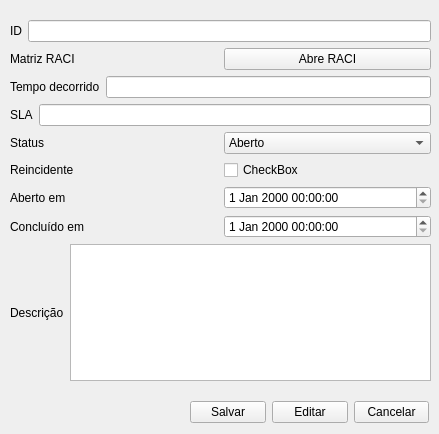
<?xml version="1.0" encoding="UTF-8"?>
<ui version="4.0">
 <class>cadastrochamado</class>
 <widget class="QWidget" name="cadastrochamado">
  <property name="geometry">
   <rect>
    <x>0</x>
    <y>0</y>
    <width>439</width>
    <height>434</height>
   </rect>
  </property>
  <property name="windowTitle">
   <string>Form</string>
  </property>
  <widget class="QWidget" name="layoutWidget">
   <property name="geometry">
    <rect>
     <x>190</x>
     <y>400</y>
     <width>239</width>
     <height>25</height>
    </rect>
   </property>
   <layout class="QHBoxLayout" name="horizontalLayout">
    <item>
     <widget class="QPushButton" name="pushButton_2">
      <property name="text">
       <string>Salvar</string>
      </property>
     </widget>
    </item>
    <item>
     <widget class="QPushButton" name="pushButton">
      <property name="text">
       <string>Editar</string>
      </property>
     </widget>
    </item>
    <item>
     <widget class="QPushButton" name="pushButton_3">
      <property name="text">
       <string>Cancelar</string>
      </property>
     </widget>
    </item>
   </layout>
  </widget>
  <widget class="QWidget" name="layoutWidget">
   <property name="geometry">
    <rect>
     <x>10</x>
     <y>20</y>
     <width>421</width>
     <height>361</height>
    </rect>
   </property>
   <layout class="QVBoxLayout" name="verticalLayout">
    <item>
     <layout class="QHBoxLayout" name="horizontalLayout_2">
      <item>
       <widget class="QLabel" name="label">
        <property name="text">
         <string>ID</string>
        </property>
       </widget>
      </item>
      <item>
       <widget class="QLineEdit" name="lineEdit"/>
      </item>
     </layout>
    </item>
    <item>
     <layout class="QHBoxLayout" name="horizontalLayout_3">
      <item>
       <widget class="QLabel" name="label_2">
        <property name="text">
         <string>Matriz RACI</string>
        </property>
       </widget>
      </item>
      <item>
       <widget class="QPushButton" name="abreRACI">
        <property name="text">
         <string>Abre RACI</string>
        </property>
       </widget>
      </item>
     </layout>
    </item>
    <item>
     <layout class="QHBoxLayout" name="horizontalLayout_4">
      <item>
       <widget class="QLabel" name="label_3">
        <property name="text">
         <string>Tempo decorrido</string>
        </property>
       </widget>
      </item>
      <item>
       <widget class="QLineEdit" name="lineEdit_2"/>
      </item>
     </layout>
    </item>
    <item>
     <layout class="QHBoxLayout" name="horizontalLayout_5">
      <item>
       <widget class="QLabel" name="label_4">
        <property name="text">
         <string>SLA</string>
        </property>
       </widget>
      </item>
      <item>
       <widget class="QLineEdit" name="lineEdit_3"/>
      </item>
     </layout>
    </item>
    <item>
     <layout class="QHBoxLayout" name="horizontalLayout_6">
      <item>
       <widget class="QLabel" name="label_5">
        <property name="text">
         <string>Status</string>
        </property>
       </widget>
      </item>
      <item>
       <widget class="QComboBox" name="comboBox">
        <item>
         <property name="text">
          <string>Aberto</string>
         </property>
        </item>
        <item>
         <property name="text">
          <string>Atribuído</string>
         </property>
        </item>
        <item>
         <property name="text">
          <string>Em Execução</string>
         </property>
        </item>
        <item>
         <property name="text">
          <string>Concluído</string>
         </property>
        </item>
       </widget>
      </item>
     </layout>
    </item>
    <item>
     <layout class="QHBoxLayout" name="horizontalLayout_7">
      <item>
       <widget class="QLabel" name="label_6">
        <property name="text">
         <string>Reincidente</string>
        </property>
       </widget>
      </item>
      <item>
       <widget class="QCheckBox" name="checkBox">
        <property name="text">
         <string>CheckBox</string>
        </property>
       </widget>
      </item>
     </layout>
    </item>
    <item>
     <layout class="QHBoxLayout" name="horizontalLayout_8">
      <item>
       <widget class="QLabel" name="label_7">
        <property name="text">
         <string>Aberto em</string>
        </property>
       </widget>
      </item>
      <item>
       <widget class="QDateTimeEdit" name="dateTimeEdit"/>
      </item>
     </layout>
    </item>
    <item>
     <layout class="QHBoxLayout" name="horizontalLayout_9">
      <item>
       <widget class="QLabel" name="label_8">
        <property name="text">
         <string>Concluído em</string>
        </property>
       </widget>
      </item>
      <item>
       <widget class="QDateTimeEdit" name="dateTimeEdit_2"/>
      </item>
     </layout>
    </item>
    <item>
     <layout class="QHBoxLayout" name="horizontalLayout_10">
      <item>
       <widget class="QLabel" name="label_9">
        <property name="text">
         <string>Descrição</string>
        </property>
       </widget>
      </item>
      <item>
       <widget class="QPlainTextEdit" name="plainTextEdit"/>
      </item>
     </layout>
    </item>
   </layout>
  </widget>
 </widget>
 <resources/>
 <connections>
  <connection>
   <sender>pushButton_3</sender>
   <signal>clicked()</signal>
   <receiver>cadastrochamado</receiver>
   <slot>close()</slot>
   <hints>
    <hint type="sourcelabel">
     <x>390</x>
     <y>412</y>
    </hint>
    <hint type="destinationlabel">
     <x>219</x>
     <y>216</y>
    </hint>
   </hints>
  </connection>
 </connections>
</ui>
